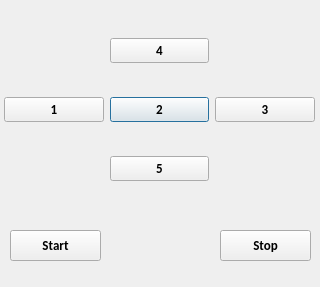
<?xml version="1.0" encoding="UTF-8"?>
<ui version="4.0">
 <class>calDialog</class>
 <widget class="QDialog" name="calDialog">
  <property name="geometry">
   <rect>
    <x>0</x>
    <y>0</y>
    <width>320</width>
    <height>287</height>
   </rect>
  </property>
  <property name="maximumSize">
   <size>
    <width>320</width>
    <height>320</height>
   </size>
  </property>
  <property name="windowTitle">
   <string>Calibration Control</string>
  </property>
  <widget class="QWidget" name="gridLayoutWidget">
   <property name="geometry">
    <rect>
     <x>4</x>
     <y>10</y>
     <width>311</width>
     <height>201</height>
    </rect>
   </property>
   <layout class="QGridLayout" name="gridLayout">
    <item row="1" column="1">
     <widget class="QPushButton" name="btnCal_2">
      <property name="font">
       <font>
        <family>Calibri</family>
        <pointsize>10</pointsize>
        <weight>75</weight>
        <bold>true</bold>
       </font>
      </property>
      <property name="text">
       <string>2</string>
      </property>
     </widget>
    </item>
    <item row="2" column="1">
     <widget class="QPushButton" name="btnCal_5">
      <property name="font">
       <font>
        <family>Calibri</family>
        <pointsize>10</pointsize>
        <weight>75</weight>
        <bold>true</bold>
       </font>
      </property>
      <property name="text">
       <string>5</string>
      </property>
     </widget>
    </item>
    <item row="1" column="0">
     <widget class="QPushButton" name="btnCal_1">
      <property name="font">
       <font>
        <family>Calibri</family>
        <pointsize>10</pointsize>
        <weight>75</weight>
        <bold>true</bold>
       </font>
      </property>
      <property name="text">
       <string>1</string>
      </property>
     </widget>
    </item>
    <item row="0" column="1">
     <widget class="QPushButton" name="btnCal_4">
      <property name="font">
       <font>
        <family>Calibri</family>
        <pointsize>10</pointsize>
        <weight>75</weight>
        <bold>true</bold>
       </font>
      </property>
      <property name="text">
       <string>4</string>
      </property>
     </widget>
    </item>
    <item row="1" column="2">
     <widget class="QPushButton" name="btnCal_3">
      <property name="font">
       <font>
        <family>Calibri</family>
        <pointsize>10</pointsize>
        <weight>75</weight>
        <bold>true</bold>
       </font>
      </property>
      <property name="text">
       <string>3</string>
      </property>
     </widget>
    </item>
   </layout>
  </widget>
  <widget class="QPushButton" name="btnStart">
   <property name="geometry">
    <rect>
     <x>10</x>
     <y>230</y>
     <width>91</width>
     <height>31</height>
    </rect>
   </property>
   <property name="font">
    <font>
     <family>Calibri</family>
     <pointsize>10</pointsize>
     <weight>75</weight>
     <bold>true</bold>
    </font>
   </property>
   <property name="text">
    <string>Start</string>
   </property>
  </widget>
  <widget class="QPushButton" name="btnStop">
   <property name="geometry">
    <rect>
     <x>220</x>
     <y>230</y>
     <width>91</width>
     <height>31</height>
    </rect>
   </property>
   <property name="font">
    <font>
     <family>Calibri</family>
     <pointsize>10</pointsize>
     <weight>75</weight>
     <bold>true</bold>
    </font>
   </property>
   <property name="text">
    <string>Stop</string>
   </property>
  </widget>
 </widget>
 <resources/>
 <connections/>
</ui>
